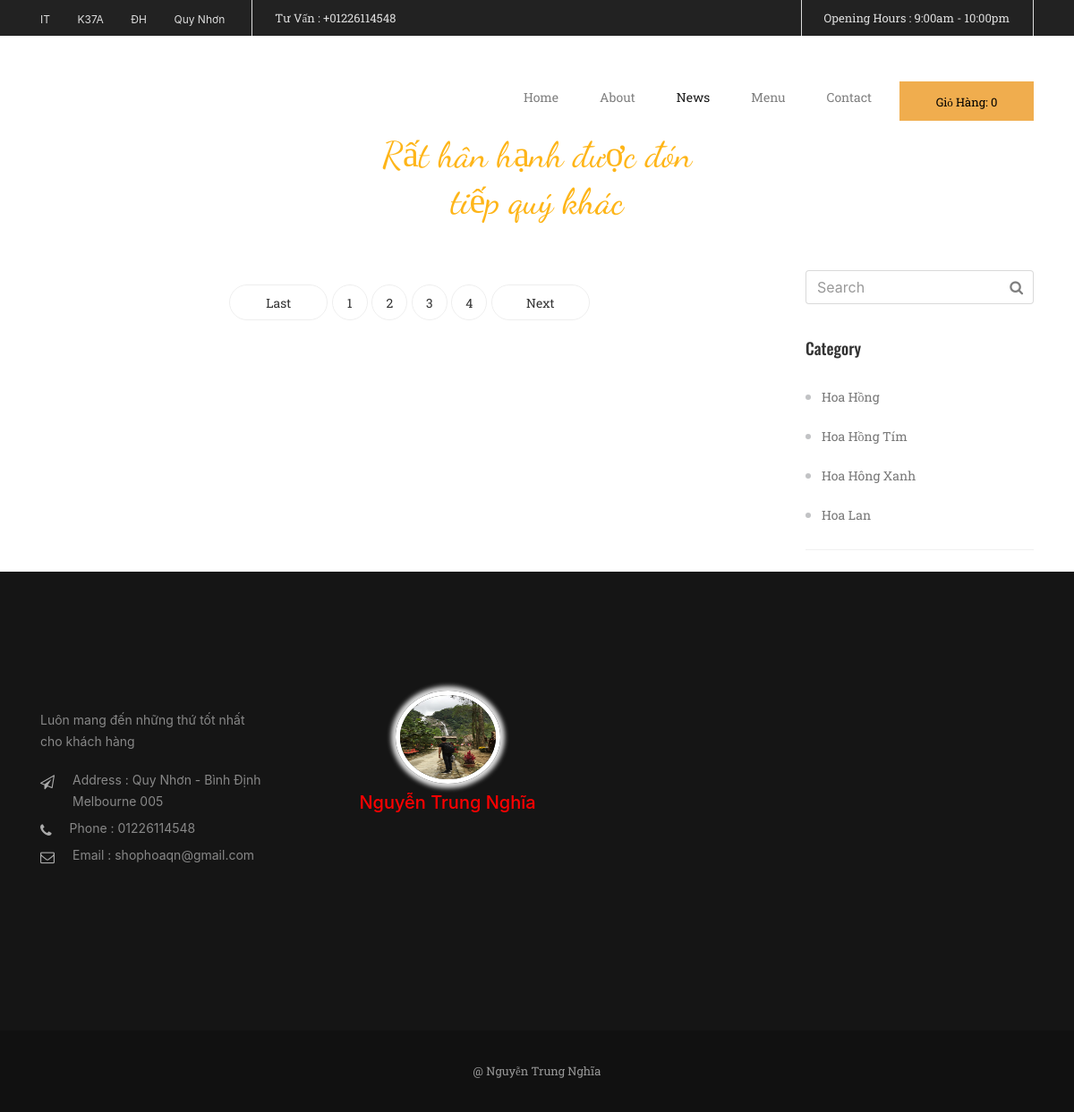
Screenshot of /detailDanhMuc/chiTietDanhMuc/about.html with the database file from the repository.
### tables this page shows
CREATE TABLE `loaisp` (
  `id_loaisp` int(11) NOT NULL,
  `tenloaisp` varchar(250) NOT NULL,
  `thutu` int(100) NOT NULL
);

### application/controllers/detailDanhMuc.php (called while the page is built, shortened)
<?php if ( ! defined('BASEPATH')) exit('No direct script access allowed');
class detailDanhMuc extends CI_Controller {
	private $soluongtin1trang;
	public function __construct()
	{
		$this->load->model('SanPham');
		$this->load->model('DanhMuc');
		$this->load->model('PhanTrang');
		$this->soluongtin1trang = 9;
	}
	function chiTietDanhMuc($id_sp)
	{
		$sanpham = $this->DanhMuc->loadSanPhamTheoDanhMuc($this->soluongtin1trang,$id_sp);
		$danhmuc = $this->DanhMuc->loadDanhMuc();
		$sotrang  = $this->PhanTrang->phantrang($this->soluongtin1trang);
		$ketqua = array(
			'sanpham' => $sanpham,
			'danhmuc' => $danhmuc,
			'sotrang'=> $sotrang
			 );
		$this->load->view('detailDanhMuc',$ketqua);
	}
}

### index.php (called while the page is built, shortened)
<?php
require_once BASEPATH.'core/CodeIgniter.php';

### application/models/PhanTrang.php (called while the page is built, shortened)
<?php if ( ! defined('BASEPATH')) exit('No direct script access allowed');
class PhanTrang extends CI_Model {
	function phanTrang($soluongtin1trang)
	{
		$this->db->select('*');
		$sotin = $this->db->get('chitietsp');
		$ketqua = $sotin->result_array();
		$soluongtin = count($ketqua);
		$sotrang =ceil($soluongtin/$soluongtin1trang);
		return $sotrang;
	}
}

### application/models/DanhMuc.php (called while the page is built, shortened)
<?php if ( ! defined('BASEPATH')) exit('No direct script access allowed');
class DanhMuc extends CI_Model {
	function loadDanhMuc()
	{
		$this->db->select('*');
		$danhmuc =$this->db->get('loaisp');
		$danhmuc = $danhmuc->result_array();
		return $danhmuc;
	}
	function loadSanPhamTheoDanhMuc($soluongtin1trang,$id_sp)
	{
		$this->db->select('*');
		$this->db->join('chitietsp', 'chitietsp.id_loaisp = loaisp.id_loaisp', 'left');
		$this->db->where('chitietsp.id_loaisp', $id_sp);
		$ketqua = $this->db->get('loaisp',$soluongtin1trang,0);
		$ketqua = $ketqua->result_array();
		return $ketqua;
	}
}

### application/views/detailDanhMuc.php (the view, shortened to what this page needs)
<!DOCTYPE html>
<html lang="en"><head>
	<link rel="stylesheet" href="<?php echo base_url() ?>vendor/bootstrap.css">
	<link rel="stylesheet" href="<?php echo base_url() ?>vendor/font-awesome.css">
	<link rel="stylesheet" href="<?php echo base_url() ?>1.css">
 </head>
<body >
<?php
	$uri = $_SERVER['REQUEST_URI'];
	 $uri = explode('/',$uri);
	$tranghientai = end($uri) ;
 ?>
		<div class="container">
			<div class="row">
				<div class="col-sm-9">
					<nav class="phantrang mb-3  wow  fadeInUp">
						<ul class="pagination">
							<?php
								if($tranghientai==1){
								}
								else
								{
							?>
									<li class="pre">
										<a href="#" aria-label="Previous">
											<span aria-hidden="true"> Last</span>
		 								</a>
									</li>
							<?php
								}
							?>
							<?php
								for ($i=0; $i <$sotrang ; $i++) {
									?>
									<?php
										if(($i+1)==$tranghientai)
										{
									?>
											<li class="current"><?= $i+1?></li>
									<?php }
										else{
									?>
											<li><a href="<?php echo base_url();?>index_Controller/page/<?= $i+1?>"><?php echo $i+1 ?></a></li>
										<?php } ?>
									<?php
								}
							?>
							<?php
								if($tranghientai==$sotrang){
								}
								else{
							?>
								<li class="next">
									<a href="#" aria-label="Previous">
										<span aria-hidden="true">Next </span>
	 								</a>
								</li>
							<?php
								}
							 ?>
						</ul>
					</nav>
				</div>
				<div class="col-sm-3">
					<div class="phansearch  wow  fadeInUp">
							 <input type="text" class="form-control phansearchct"  placeholder="Search">
							<button type="submit" class="iconsearch"><i class="fa fa-search"></i></button>
					</div>
					<div class="khoilistlink my-2  wow  fadeInUp">
						<h3 class="fontoswarld">Category </h3>
						<ul class="fontroboto">
							<?php foreach ($danhmuc as  $value): ?>
								<li><a href="<?php echo base_url() ;?>detailDanhMuc/chiTietDanhMuc/<?php echo $value['id_loaisp'] ?>"> <?php echo $value['tenloaisp'] ?></a></li>
							<?php endforeach ?>
						</ul>
					</div>
				</div>
			</div>
		</div>
</body>
</html>

### 1.css (style rules this page uses)
.fontroboto { font-family: 'Roboto Slab', serif; }
.fontoswarld { font-family: 'Oswald', sans-serif; }
* { margin: 0; padding: 0; }
nav.phantrang ul li { display: inline-block; }
nav.phantrang ul { list-style: none; display: inline-block; }
nav.phantrang { text-align: center; }
nav.phantrang ul li a,nav.phantrang ul li.current { display: inline-block; color: #333; font-family: roboto slab; font-size: 14px; border: 1px solid #eee; border-radius: 22px; width: 40px; height: 40px; text-align: center; line-height: 40px; }
nav.phantrang ul li.pre a,nav.phantrang ul li.next a { width: 110px; }
.khoilistlink.my-2 { border-bottom: 1px solid #f0f0f0; }
.khoilistlink ul.fontroboto { color: #c2c3c5;margin-left: 18px; }
.khoilistlink ul li a { color: #777; line-height: 44px; font-size: 14px; }
.khoilistlink h3.fontoswarld { font-size: 18px; line-height: 50px; color: #333; }
button.iconsearch { position: absolute; top: 7px; right: 12px; background: none; border: none; color: #7f7f7f; cursor: pointer; }
.phansearch { position: relative; }

### rows the page displays
loaisp: tenloaisp "Hoa Hồng"
loaisp: tenloaisp "Hoa Hồng Tím"
loaisp: tenloaisp "Hoa Hông Xanh"
loaisp: tenloaisp "Hoa Lan"
